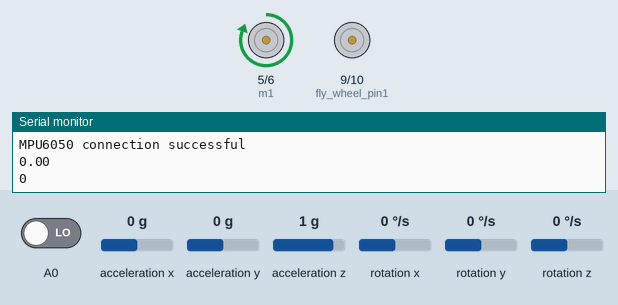
The sketch below on a simulated Arduino Uno, built with avr-gcc and run on an emulated ATmega328P. Shown: motor-driver pin pairs drawn as motors (green arrow = first pin HIGH = forward, orange = second pin HIGH = backward, longer = more drive), the last lines printed to the serial monitor. The test bench sets the inputs (shaded band); at power-on: acceleration x 0 g, acceleration z 1 g, rotation y 0 °/s, A0 LOW, acceleration y 0 g, rotation x 0 °/s, rotation z 0 °/s.

Above: at 1.2 s.
1.3 s: acceleration x set to -0.8 g
At 2.7 s:
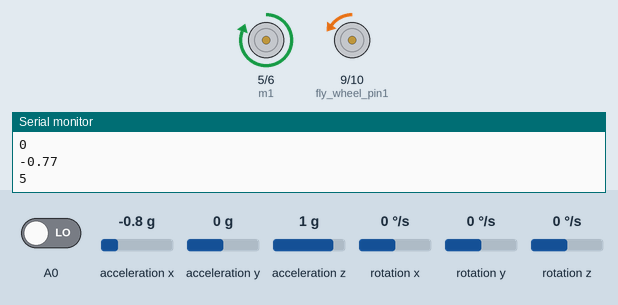
5.3 s: acceleration z set to -0.8 g
At 8.3 s:
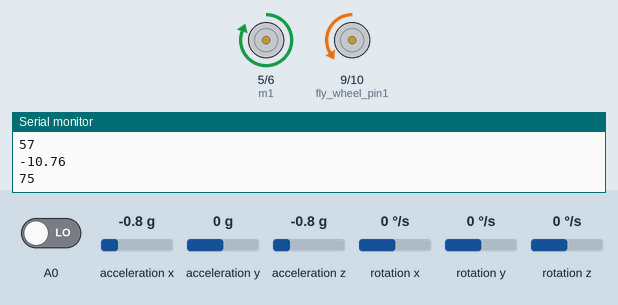
9.3 s: rotation y set to -192 °/s
At 13.2 s:
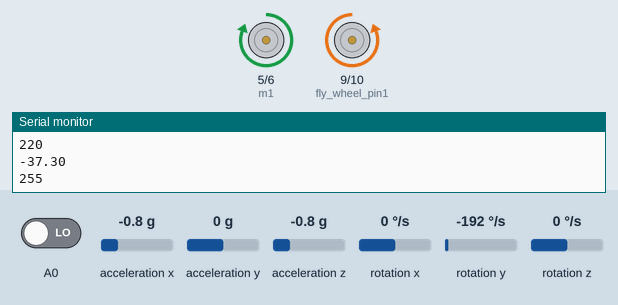
13.3 s: acceleration x set to -0.2 g
16.2 s: acceleration x set to 0.1 g
Timing chart, 0 to 18.7 s (numbered marks = the images above; inputs shaded):
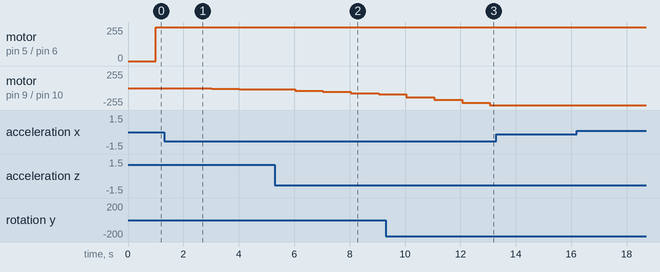

The sketch:

Rider_Assist_Tech.ino
```cpp
#include "angle_calc.h"
#include "pid.h"
#include "all_reciever.h"

#define STD_LOOP_TIME .01
unsigned long loopStartTime = 0;

void setup() {
  Serial.begin(9600);
  setup_angle_calc();
  setup_all_reciever();
  setup_pid();
}

void loop() {
  float tilt_angle;
  int motorinput;
  loop_all_reciever();
  tilt_angle = loop_angle_calc();
  motorinput = PID_controller(tilt_angle);
  rotate(motorinput);
  timekeeper();
}

void timekeeper() {
    float timeGoneBy = millis() - loopStartTime; // Calculate time since loop began
    // required time not reached!
    if (timeGoneBy < STD_LOOP_TIME)
        delay(STD_LOOP_TIME - timeGoneBy);
    //Serial.println("timekeeper chl rha");         //debugging
    loopStartTime = millis(); //Update loop timer variables
}
```

all_reciever.cpp
```cpp
//#define interrupt A0;
//#define interrupt2 A1;

#include "Arduino.h"

int m1=5,m2=6;
int flyw1=9,flyw2=10;

void setup_all_reciever(){
    pinMode(m1,OUTPUT);
    pinMode(m2,OUTPUT);
//    pinMode(flyw1,OUTPUT);
//    pinMode(flyw2,OUTPUT);
    pinMode(A0, INPUT);
    pinMode(A1, INPUT);
}

//int maxm=0, minm=1500;

void motor(int pwm, int ms, int dir){
  if(abs(pwm) > 20){
// For the High Torque motor
//    if (ms == 1){
//      switch(dir){
//        case 1: analogWrite(flyw2, abs(pwm));
//                digitalWrite(flyw1, 0);
//                break;
//        case 2: analogWrite(flyw1, abs(pwm));
//                digitalWrite(flyw2, 0);
//                break;
//      }
//    }
    if (ms == 2){
      switch(dir){
        case 1: analogWrite(m2, abs(pwm));
                digitalWrite(m1, 0);
                break;
        case 2: analogWrite(m1, abs(pwm));
                digitalWrite(m2, 0);
                break;
      }
    }
  }
  else{
// For the High Torque motor
//    if (ms == 1){
//      digitalWrite(flyw1, 0);
//      digitalWrite(flyw2, 0);
//      }
    if (ms == 2){
      digitalWrite(m1, 0);
      digitalWrite(m2, 0);
      }
  }
}

void loop_all_reciever(){

  int temp2 = pulseIn(A0, HIGH);
//  int temp = pulseIn(A1, HIGH);
//  Serial.print("Roll: ");
//Serial.print(temp);
//  Serial.print("\tForward: ");
//  Serial.println(temp2);
  int pwm1, pwm2;

//input out of bounds exception
// For the High Torque motor
//  if(temp>2000)
//  temp = 2000;
//  else if(temp<1000)
//  temp = 1000;

//For the driving wheel
  if(temp2>2000)
  temp2 = 2000;
  else if(temp2<1000)
  temp2 = 1000;


//Uncomment for High Torque Motor
//  pwm1 = map(temp,1000,2000,-255,255);
  pwm2 = map(temp2,1000,2000,-255,255);

//output
//Uncomment for High Torque Motor
//  if(pwm1<0)
//  motor(pwm1,1,2);
//  else
//  motor(pwm1,1,1);

  if(pwm2<0)
  motor(pwm2,2,2);
  else
  motor(pwm2,2,1);

}
//Uncomment to get min and max reading from rc stick
//  if(maxm<temp)
//  maxm = temp;
//  if(minm>temp)
//  minm = temp;
//  Serial.print("Read = ");
//  Serial.print(temp);
//  Serial.print("\tMax = ");
//  Serial.print(maxm);
//  Serial.print("\tMin = ");
//  Serial.println(minm);

//Complementary Filter Algo
//  gyro_roll_input = (gyro_roll_input * 0.7) + ((gyro_roll / 65.5) * 0.3);   //Gyro pid input is deg/sec.
//  gyro_pitch_input = (gyro_pitch_input * 0.7) + ((gyro_pitch / 65.5) * 0.3);//Gyro pid input is deg/sec.
//  gyro_yaw_input = (gyro_yaw_input * 0.7) + ((gyro_yaw / 65.5) * 0.3);      //Gyro pid input is deg/sec.
```

all_reciever.h
```cpp
#ifndef ALL_RECIEVER
	#define ALL_RECIEVER

	void setup_all_reciever();

	void loop_all_reciever();

	void motor(int pwm, int ms, int dir);

#endif
```

angle_calc.cpp
```cpp
#include "Arduino.h"
#include "I2Cdev.h"
#include "MPU6050.h"

#define GYROSCOPE_SENSITIVITY 65.536

#define M_PI 3.14159265359

#define dt 0.01  // 10 ms sample rate!

// Arduino Wire library is required if I2Cdev I2CDEV_ARDUINO_WIRE implementation
// is used in I2Cdev.h

#if I2CDEV_IMPLEMENTATION == I2CDEV_ARDUINO_WIRE
    #include "Wire.h"
#endif

#define OUTPUT_READABLE_ACCELGYRO

MPU6050 accelgyro;

int16_t ax, ay, az;
int16_t gx, gy, gz;

float angle_y=0;

void setup_angle_calc(void){
    #if I2CDEV_IMPLEMENTATION == I2CDEV_ARDUINO_WIRE
        Wire.begin();
    #elif I2CDEV_IMPLEMENTATION == I2CDEV_BUILTIN_FASTWIRE
        Fastwire::setup(400, true);
    #endif

    // initialize device
    // Serial.println("Initializing I2C devices..."); //debugging
    accelgyro.initialize();
    // verify connection
    Serial.println("Testing device connections..."); //debugging
    Serial.println(accelgyro.testConnection() ? "MPU6050 connection successful" : "MPU6050 connection failed");//debugging

}

void filter(short gy, short ax, short ay, short az,float *angle_y){
//   *angle_x += (gx / GYROSCOPE_SENSITIVITY) * dt;
   *angle_y += (gy / GYROSCOPE_SENSITIVITY) * dt;

   int forceMagnitudeApprox = abs(ax)+abs(ay)+abs(az);

   if (forceMagnitudeApprox > 8192 && forceMagnitudeApprox < 32768)
    {
        float rollAcc_y;
        rollAcc_y = atan2f(ax, az) * 180 / M_PI;
        *angle_y = (*angle_y) * 0.98 + rollAcc_y * 0.02;
//        Serial.println("filter chl rha");//debugging
    }
    }


float loop_angle_calc(void){
  // put your main code here, to run repeatedly:
  accelgyro.getMotion6(&ax, &ay, &az, &gx, &gy, &gz);
  filter(gy,ax, ay, az,&angle_y);
  Serial.println(angle_y);
//  Serial.println("loop_angle_calc chl rha");//debugging
  return angle_y;
}
```

angle_calc.h
```cpp
#ifndef ANGLE_CALC
  #define ANGLE_CALC

	void setup_angle_calc(void);

	float loop_angle_calc(void);

	void filter(short gy, short ax, short ay, short az,float *angle_y);

#endif
```

pid.cpp
```cpp
#include "Arduino.h"

float Kp = 7;
float Ki = 6;
float Kd = 3;
float last_angle=0;
//float iTerm=0;
float pTerm, dTerm;
float targetAngle = 0;

double thisTime = 0;
double lastTime = 0;

int fly_wheel_pin1=9, fly_wheel_pin2=10;

void setup_pid(){
  pinMode(fly_wheel_pin1, OUTPUT);
  pinMode(fly_wheel_pin2, OUTPUT);
}

int PID_controller(float current_angle) {
    thisTime = millis();
    double timeChange = double(thisTime - lastTime); //time since called last time

    // Error Signal
    float error = targetAngle - current_angle;

    pTerm  = Kp * error;
//    iTerm += Ki * error * timeChange;
    dTerm  = Kd * (current_angle - last_angle) / timeChange;

    last_angle = current_angle; //Reasigning values
    lastTime = thisTime; //Reasigning values

//    float PIDValue = pTerm + iTerm - dTerm; //final output of controller
     float PIDValue = pTerm - dTerm; //final output of controller

    // Limits PID to max motor speed
    if (PIDValue > 255)
        PIDValue = 255;
    else if (PIDValue < -255)
        PIDValue = -255;

    //Serial.print("pid value\t");


    return int(PIDValue);
}


void rotate(int motorinput){

  Serial.println(motorinput);
//  analogWrite(fly_wheel_pin1, motorinput);

  if (motorinput<0)
    {analogWrite(fly_wheel_pin1, abs(motorinput));
     analogWrite(fly_wheel_pin2,0);}
  else
    {analogWrite(fly_wheel_pin2, abs(motorinput));
     analogWrite(fly_wheel_pin1,0);}
}
```

pid.h
```cpp
#ifndef PID

    #define PID

    int PID_controller(float current_angle );

    void rotate(int );

    void setup_pid();

#endif
```

Measured:
- after the input at 1.3 s, motor on pin 9 (fly_wheel_pin1) / pin 10 (fly_wheel_pin2): stopped → backward 5/255 after 0.71 s, → backward 10/255 1.0 s later, → backward 15/255 1.0 s later, → backward 21/255 1.0 s later
